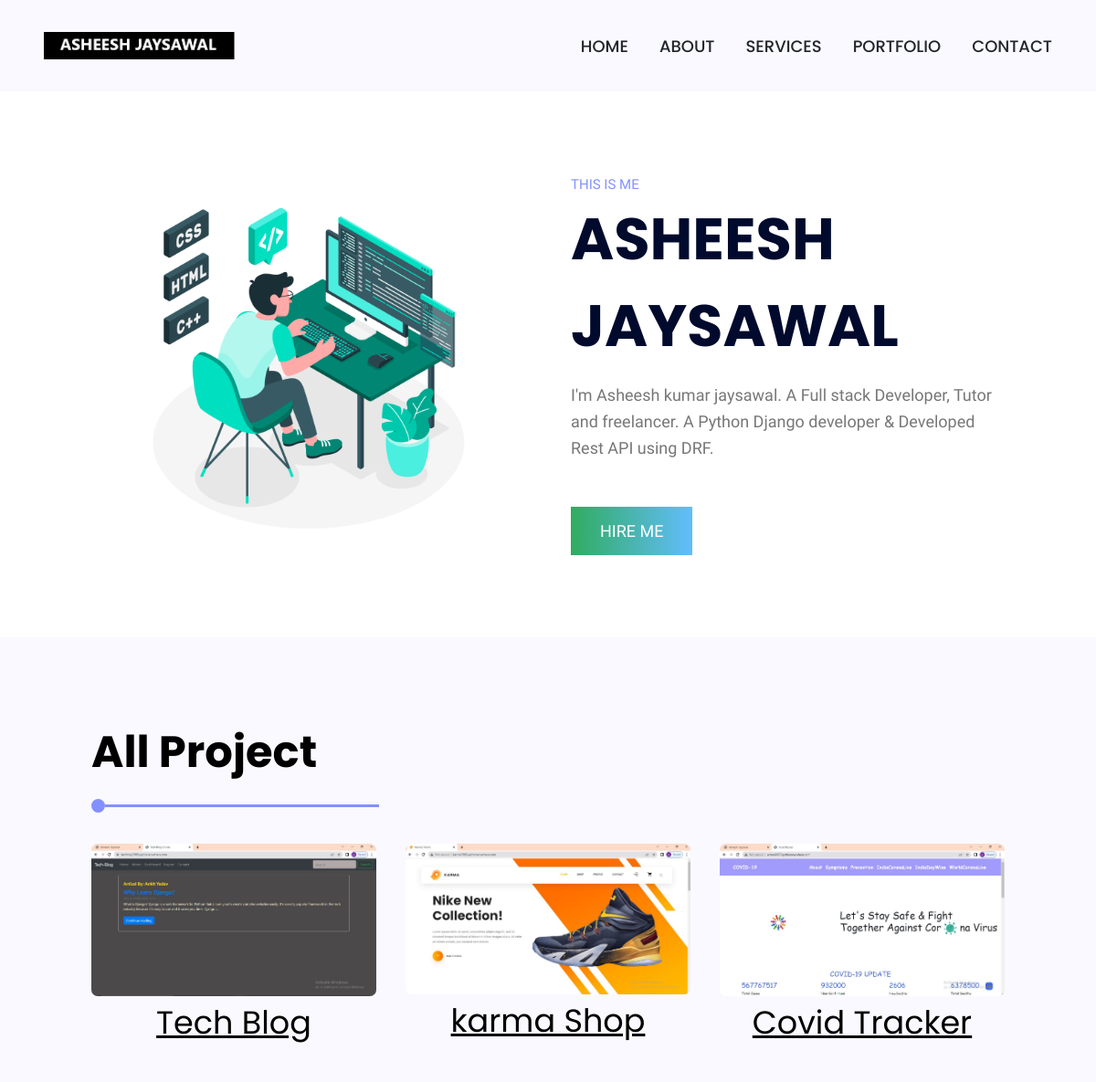
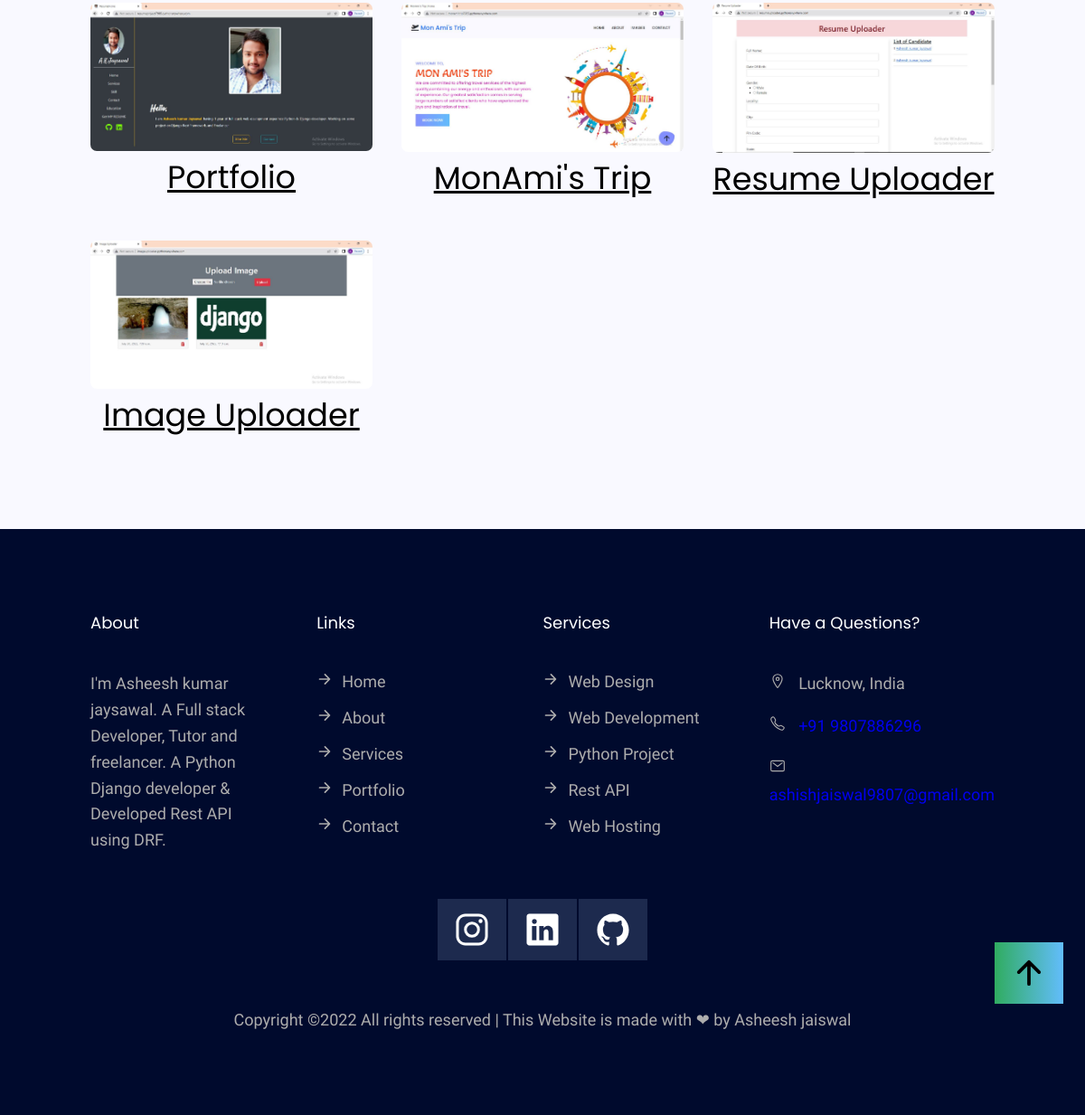
Screenshot of /Project/ with the database file from the repository (2 pictures, top to bottom).
### mainApp/models.py (models this page shows, shortened)
class project(models.Model):
    pid = models.AutoField(primary_key=True)
    pName = models.CharField(max_length=255)
    pUrl = models.CharField(max_length=500)
    pImage = models.ImageField(upload_to='images/',default=None,null=True,blank=True)

### mainApp/views.py (the view)
# urls.py: path('Project/',views.ProjectPage,name='project'),
def ProjectPage(request):
    pro = project.objects.all()
    return render(request, 'project.html',{'Project':pro})

### mainApp/templates/project.html (shortened to what this page needs)
<!DOCTYPE html>
{% load static %}
<html lang="en">
  <head>
    <link
      rel="stylesheet"
      href="https://unpkg.com/swiper@8/swiper-bundle.min.css"
    />
    <link rel="stylesheet" href="https://cdnjs.cloudflare.com/ajax/libs/font-awesome/6.0.0/css/all.min.css" />
    <link rel="stylesheet" href="{% static 'css/style.css' %}" />
  </head>
  <body>
    <header class="header">
      <img src="{% static 'images/logo1.png' %}" alt="asheesh logo" class="logo"/>
      <nav class="navbar">
        <ul class="navbar-lists">
          <li><a class="navbar-link home-link" href="/" >Home</a></li>
          <li><a class="navbar-link about-link" href="#education-section">About</a></li>
          <li><a class="navbar-link service-link" href="#service-section">Services</a></li>
          <li><a class="navbar-link portfolio-link" href="#portfolio-section">Portfolio</a></li>
          <li><a class="navbar-link contact-link" href="#contact-section" >Contact</a
            >
          </li>
        </ul>
      </nav>
    </header>
    <main>
        <section class="section-hero section">
          <div class="container grid grid-two-col">
            <div class="section-hero-image">
              <img src="{% static 'images/prog1.jpg' %}" alt="hero image" class="hero-img" />
            </div>
            <div class="section-hero-data">
              <p class="hero-top-data">this is me</p>
              <h1 class="hero-heading">Asheesh jaysawal</h1>
              <p class="hero-para">
                I'm Asheesh kumar jaysawal. A Full stack Developer, Tutor and
                freelancer. A Python Django developer & Developed  Rest API using DRF.
              </p>
              <div>
                <a href="{% url 'hireme' %}" class="btn hireme-btn">Hire Me</a>
              </div>
            </div>
          </div>
        </section>
      </main>
    <section class="section-portfolio section " id="portfolio-section">
      <div class="container">
        <h2 class="common-heading">All Project</h2>
      </div>
      <div class="container grid grid-three-col portfolio-images">
        {% for Pro in Project %}
        <div class="img-ovelay p-btn--1" >
          <img src="{{Pro.pImage.url}}" loading="lazy" alt="portfolio images "  />
          <h3>{{Pro.pName}}</h3>
        </div>
        {% endfor %}
      </div>
    </section>
    <footer class="section section-footer " >
      <div class="container grid grid-four-col">
        <div class="f-about">
          <h3>About</h3>
          <p>I'm Asheesh kumar jaysawal. A Full stack Developer, Tutor and freelancer. A Python Django developer & Developed Rest API using DRF.</p>
        </div>
        <div class="f-links">
           <h3>Links</h3>
          <ul>
            <li><span><ion-icon name="arrow-forward-outline"></ion-icon></span><a href="{% url 'indexpage' %}">home</a></li>
             <li><span><ion-icon name="arrow-forward-outline"></ion-icon></span><a href="">about</a></li>
              <li><span><ion-icon name="arrow-forward-outline"></ion-icon></span><a href="">services</a></li>
               <li><span><ion-icon name="arrow-forward-outline"></ion-icon></span><a href="">portfolio</a></li>
                 <li><span><ion-icon name="arrow-forward-outline"></ion-icon></span><a href="">contact</a></li>
          </ul>
        </div>
         <div class="f-services">
            <h3>Services</h3>
          <ul>
            <li><span><ion-icon name="arrow-forward-outline"></ion-icon></span><a href="#">web design</a></li>
             <li><span><ion-icon name="arrow-forward-outline"></ion-icon></span><a href="#">web development</a></li>
              <li><span><ion-icon name="arrow-forward-outline"></ion-icon></span><a href="#">Python Project</a></li>
                <li><span><ion-icon name="arrow-forward-outline"></ion-icon></span><a href="#">Rest API</a></li>
                 <li><span><ion-icon name="arrow-forward-outline"></ion-icon></span><a href="#">Web Hosting</a></li>
          </ul>
        </div>
        <div class="f-address">
          <h3>Have a Questions?</h3>
          <address>
            <div>
              <p>  <span><ion-icon name="location-outline"></ion-icon></span> Lucknow, India </p>
            </div>
            <div>
              <p>  <span><ion-icon name="call-outline"></ion-icon></span> <a href="tel:+9807886296"> +91 9807886296 </a></p>
            </div>
            <div>
              <p>  <span><ion-icon name="mail-outline"></ion-icon></span> <a href="mailto:ashishjaiswal9807@gmail.com">ashishjaiswal9807@gmail.com</a> </p>
            </div>
          </address>
        </div>
      </div>
      <div class="container">
        <div class="f-social-icons">
          <a href="https://www.instagram.com/jais_asheeh/" target="_blank">
            <ion-icon class="icons" name="logo-instagram"></ion-icon>
          </a>
            <a href="https://www.linkedin.com/in/asheesh-kumar-jaysawal-b38731221/" target="_blank">
           <ion-icon class="icons" name="logo-linkedin"></ion-icon>
          </a>
            <a href="https://github.com/AsheeshJays" target="_blank">
           <ion-icon class="icons" name="logo-github"></ion-icon>
          </a>
        </div>
        <div class="f-credits">
          <p>Copyright ©2022 All rights reserved | This Website is made with ❤ by Asheesh jaiswal</p>
        </div>
      </div>
    </footer>
  </body>
</html>

### mainApp/static/css/style.css (style rules this page uses)
* { margin: 0; padding: 0; box-sizing: border-box; }
:root { --heading: rgb(0 10 45); --para: #777777; --para-tint: #e4e4e4; --third: #fff; --helper: #8490ff; --helper-tint: #f3f4ff; --bg: rgb(249 249 255); --gradient: linear-gradient(0deg, rgb(132 144 255) 0%, rgb(98 189 252) 100%); --shadow: 0px 0px 20px 0px rgb(132 144 255 / 20%); }
html { font-size: 62.5%; font-family: "Work Sans", sans-serif; overflow-x: hidden; }
body { overflow-x: hidden; }
h1, h2, h3, h4 { font-family: "Rufina", serif; font-family: "Poppins", sans-serif; }
h1 { color: var(--heading); font-size: 6rem; font-weight: 600; }
p { color: var(--para); line-height: 1.6; font-size: 1.8rem; }
a { text-decoration: none; }
li { list-style: none; }
.btn { background: -webkit-linear-gradient( 0deg, rgb(48, 172, 96) 0%, rgb(98 189 252) 100% ); padding: 1.6rem 3.2rem; border: none; color: rgb(255 255 255); display: inline-block; font-size: 1.8rem; text-transform: uppercase; font-weight: 500; position: relative; -webkit-transition: all 0.3s ease 0s; -moz-transition: all 0.3s ease 0s; -o-transition: all 0.3s ease 0s; transition: all 0.3s ease 0s; cursor: pointer; position: relative; }
.section { padding: 9rem 0; }
.container { max-width: 100rem; margin: 0 auto; }
.grid { display: grid; gap: 5rem; }
.grid-two-col { grid-template-columns: repeat(2, 1fr); }
.grid-three-col { grid-template-columns: repeat(3, 1fr); }
.grid-four-col { grid-template-columns: repeat(4, 1fr); }
.header { padding: 0 4.8rem; height: 10rem; display: flex; justify-content: space-between; align-items: center; background: var(--bg); }
.header .logo { height: 3rem; }
.navbar-lists { display: flex; gap: 4.8rem; list-style: none; }
.navbar-link:link, .navbar-link:visited { display: inline-block; text-decoration: none; font-size: 1.8rem; font-weight: 500; text-transform: uppercase; color: #212529; transition: all 0.3s; font-family: "Poppins", sans-serif; }
.section-hero-data { display: flex; flex-direction: column; justify-content: center; align-items: flex-start; }
.hero-top-data { text-transform: uppercase; color: var(--heading); font-weight: 500; font-size: 1.5rem; color: var(--helper); }
.hero-heading { text-transform: uppercase; font-weight: 700; font-size: 6.4rem; }
.hero-para { margin-top: 1.5rem; margin-bottom: 5rem; max-width: 60rem; }
.section-hero-image { display: flex; justify-content: center; align-items: center; }
.hero-img { max-width: 80%; z-index: 1; }
.common-heading { font-size: 4.8rem; font-weight: 700; margin-bottom: 6rem; text-transform: capitalize; position: relative; }
.common-heading::before { content: ""; position: absolute; top: 120%; left: 0; width: 1.5rem; height: 1.5rem; border-radius: 50%; background: var(--helper); }
.common-heading::after { content: ""; position: absolute; top: 128%; left: 1.5rem; width: 30%; height: 0.3rem; background: var(--helper); }
h3 { font-size: 1.8rem; font-weight: 400; margin-bottom: 1rem; }
.section-portfolio { background-color: var(--bg); }
.portfolio-images { gap: 3.2rem; margin-top: 6.4rem; }
.img-ovelay { position: relative; overflow: hidden; }
.img-ovelay h3 { font-size: 3.5rem; text-align: center; text-decoration: underline; }
.portfolio-images img { width: 100%; border-radius: 7px; position: relative; overflow: hidden; }
.section-footer { background: var(--heading); }
.section-footer h3 { color: var(--third); margin-bottom: 4rem; }
.f-about p { color: #adadad; }
.f-links ul, .f-services ul, .f-address address { display: flex; flex-direction: column; gap: 1.8rem; justify-content: center; list-style: none; }
.f-links li, .f-links a, .f-services li, .f-services a { font-size: 1.8rem; color: #adadad; text-transform: capitalize; }
.f-links span, .f-services span, .f-address span { margin-right: 1rem; }
.f-address p { font-style: normal; color: #adadad; }
.f-social-icons { margin: 5rem 0; text-align: center; color: #adadad; }
.f-social-icons .icons { width: 4rem; height: 4rem; background-color: rgb(144 172 209 / 20%); display: inline-block; padding: 1.4rem 1.8rem; position: relative; color: var(--heading); animation: water-wave 3s linear infinite; color: var(--third); }
.f-credits p { text-align: center; color: #adadad; }
@media (max-width: 94em) { .container { max-width: 120rem; } }
@media (max-width: 94em) { .navbar-lists { gap: 3.4rem; } }
@media (max-width: 75em) { .container { max-width: 100rem; } }
@media (max-width: 75em) { .navbar-lists { gap: 3.4rem; } }

### rows the page displays
project: pImage (picture), pName "Tech Blog"
project: pImage (picture), pName "karma Shop"
project: pImage (picture), pName "Covid Tracker"
project: pImage (picture), pName "Portfolio"
project: pImage (picture), pName "MonAmi's Trip"
project: pImage (picture), pName "Resume Uploader"
project: pImage (picture), pName "Image Uploader"
